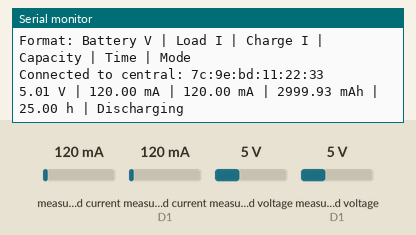
Recording of a sketch running on a simulated Arduino Nano 33 IoT. On the bench: the last lines printed to the serial monitor. Inputs (shaded band) come from the test bench; at power-on: measured current 120 mA, measured current (sensor on D1) 120 mA, measured voltage 5 V, measured voltage (sensor on D1) 5 V. Nothing arrives over Bluetooth unless stated; a phone connects over Bluetooth LE 3 s after start.

Above: at 3.8 s.
3.9 s: measured current (sensor 0) set to 40 mA
At 5.3 s:
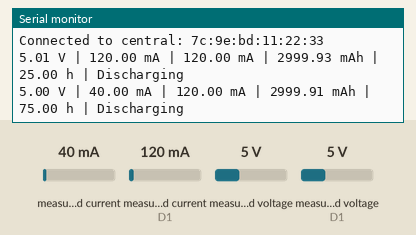
5.4 s: measured current (sensor on D1) set to 40 mA
6.9 s: measured voltage (sensor 0) set to 0.3 V
At 8.1 s:
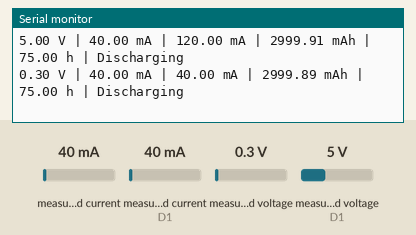
8.4 s: measured current (sensor on D1) set to 500 mA
At 9.7 s:
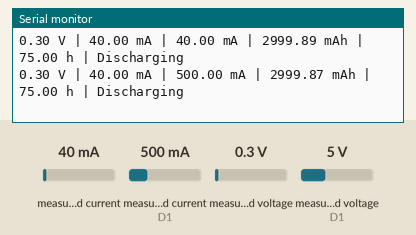
9.9 s: measured current (sensor 0) set to 500 mA
At 11.5 s:
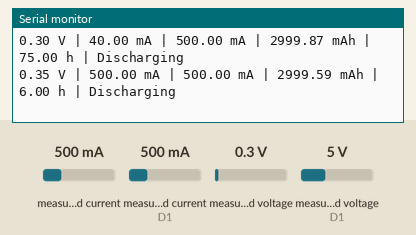
Timing chart, 0 to 12.4 s (numbered marks = the images above; inputs shaded):
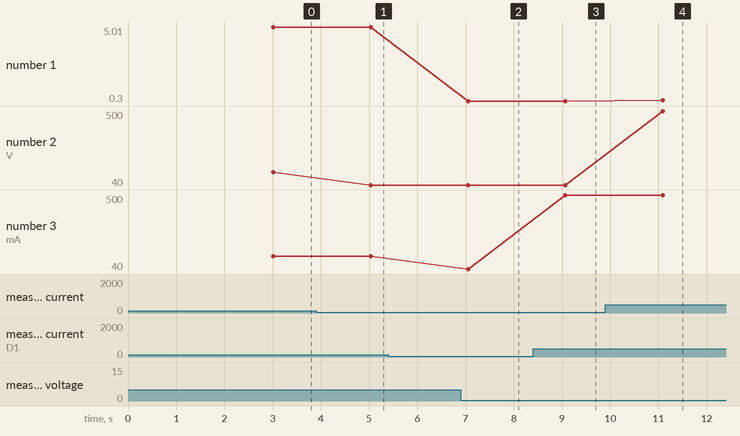

The sketch:

both_sections_with_App.ino
```cpp
#include <Wire.h>
#include <Adafruit_INA219.h>
#include <ArduinoBLE.h>
#include <ArduinoJson.h>

// INA219 instances
Adafruit_INA219 ina219_load(0x40);   // Discharging (load) sensor
Adafruit_INA219 ina219_charge(0x41); // Charging sensor

// BLE Service and Characteristic
BLEService batteryService("180F"); // Standard Battery Service UUID
BLECharacteristic batteryDataChar("2A19", BLERead | BLENotify, 512); // Custom characteristic for JSON data

// Battery and timing variables
float capacity_mAh = 3000.0; // Initial capacity
unsigned long lastMillis = 0;
float battery_V = 0.0, load_current_mA = 0.0, charge_current_mA = 0.0;

void setup() {
  Serial.begin(115200);
  while (!Serial) { delay(1); }

  // Initialize I2C (SDA=GPIO21, SCL=GPIO22)
  Wire.begin(21, 22);

  // Initialize INA219 for discharging
  if (!ina219_load.begin()) {
    Serial.println("Failed to find INA219 at 0x40");
    while (1) { delay(10); }
  }

  // Initialize INA219 for charging
  if (!ina219_charge.begin()) {
    Serial.println("Failed to find INA219 at 0x41");
    while (1) { delay(10); }
  }

  // Initialize BLE
  if (!BLE.begin()) {
    Serial.println("Failed to initialize BLE");
    while (1) { delay(10); }
  }

  // Set up BLE service
  BLE.setLocalName("EnergyMonitor");
  BLE.setAdvertisedService(batteryService);
  batteryService.addCharacteristic(batteryDataChar);
  BLE.addService(batteryService);
  BLE.advertise();
  Serial.println("BLE Peripheral started");
  Serial.println("Format: Battery V | Load I | Charge I | Capacity | Time | Mode");
}

void loop() {
  // Wait for BLE central connection
  BLEDevice central = BLE.central();
  if (central) {
    Serial.println("Connected to central: " + central.address());
    while (central.connected()) {
      unsigned long currentMillis = millis();
      if (currentMillis - lastMillis >= 2000) { // Update every 2 seconds
        lastMillis = currentMillis;
        float delta_t = 2.0; // Seconds

        // Read discharging (load) data
        float shunt_load_mV = ina219_load.getShuntVoltage_mV();
        float bus_load_V = ina219_load.getBusVoltage_V();
        load_current_mA = ina219_load.getCurrent_mA();
        float power_load_mW = ina219_load.getPower_mW();
        battery_V = bus_load_V + (shunt_load_mV / 1000.0);

        // Read charging data
        float shunt_charge_mV = ina219_charge.getShuntVoltage_mV();
        float bus_charge_V = ina219_charge.getBusVoltage_V();
        charge_current_mA = ina219_charge.getCurrent_mA();
        float power_charge_mW = ina219_charge.getPower_mW();

        // Mode detection
        bool isDischarging = (load_current_mA > 5.0);
        bool isCharging = (!isDischarging && charge_current_mA > 0.2);
        String mode = isCharging ? "Charging" : isDischarging ? "Discharging" : "Idle";

        // Update capacity
        if (isCharging) {
          capacity_mAh += (charge_current_mA * delta_t / 3600.0);
          if (capacity_mAh > 5000) capacity_mAh = 5000;
        } else if (isDischarging) {
          capacity_mAh -= (load_current_mA * delta_t / 3600.0);
          if (capacity_mAh < 0) capacity_mAh = 0;
        }

        // Calculate remaining time
        float remaining_time_h = (load_current_mA > 0 && isDischarging) ? capacity_mAh / load_current_mA : 0.0;

        // Create JSON data
        StaticJsonDocument<200> doc;
        doc["battery_V"] = round(battery_V * 100) / 100.0;
        doc["load_I_mA"] = round(load_current_mA * 100) / 100.0;
        doc["load_shunt_mV"] = round(shunt_load_mV * 100) / 100.0;
        doc["load_power_mW"] = round(power_load_mW * 100) / 100.0;
        doc["charge_I_mA"] = round(charge_current_mA * 100) / 100.0;
        doc["charge_shunt_mV"] = round(shunt_charge_mV * 100) / 100.0;
        doc["charge_power_mW"] = round(power_charge_mW * 100) / 100.0;
        doc["capacity_mAh"] = round(capacity_mAh * 100) / 100.0;
        doc["remaining_time_h"] = round(remaining_time_h * 100) / 100.0;
        doc["mode"] = mode;

        // Serialize JSON to string
        char jsonBuffer[512];
        serializeJson(doc, jsonBuffer);

        // Send over BLE
        if (batteryDataChar.subscribed()) {
          batteryDataChar.writeValue((uint8_t*)jsonBuffer, strlen(jsonBuffer));
        }

        // Serial output for debugging
        Serial.print(battery_V, 2);
        Serial.print(" V | ");
        Serial.print(load_current_mA, 2);
        Serial.print(" mA | ");
        Serial.print(charge_current_mA, 2);
        Serial.print(" mA | ");
        Serial.print(capacity_mAh, 2);
        Serial.print(" mAh | ");
        Serial.print(remaining_time_h, 2);
        Serial.print(" h | ");
        Serial.println(mode);
      }
      delay(100); // Prevent tight loop
    }
    Serial.println("Disconnected from central");
  }
}
```

Measured:
- after the input at 3.9 s, the serial monitor: prints a new line after 1.1 s (image 1)
- after the input at 6.9 s, the serial monitor: prints a new line after 0.15 s (image 2)
- after the input at 8.4 s, the serial monitor: prints a new line after 0.67 s (image 3)
- after the input at 9.9 s, the serial monitor: prints a new line after 1.2 s (image 4)
- plotted number 1: 5.01 → 5 after the input at 3.9 s, 5 → 0.3 after the input at 6.9 s, 0.3 → 0.35 after the input at 9.9 s
- plotted number 2: 120 → 40 after the input at 3.9 s
- plotted number 3: 40 → 500 after the input at 8.4 s
